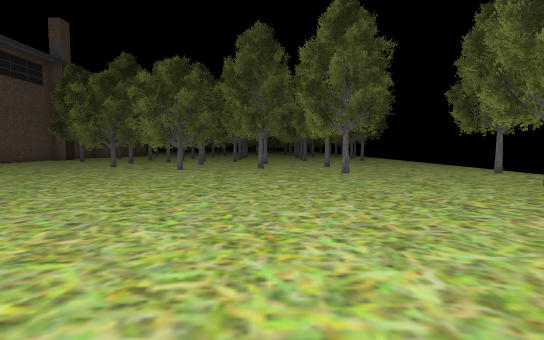
View 1 (above)

19 first-person views from a walk through a 3-D level made in the Unity game engine. The camera is 1.3 m above the floor, tilts 4° down and sees 80° across. The floor is counted in squares, 2 m on a side. Each view is taken from the middle of a square. On the plan, view 1 faces up. The plan holds only what a view shows up to about 10 squares ahead; the rest is blank. The place goes on beyond the plan. The player character is not drawn. Some animated figures are not drawn.

View 2
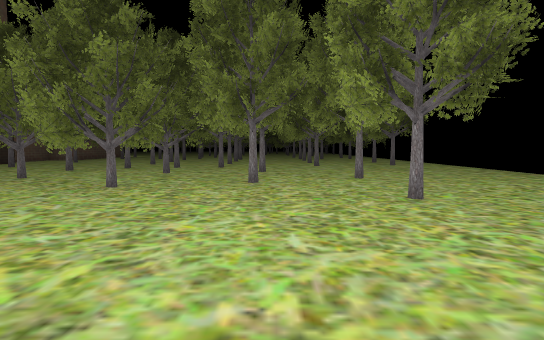

View 3
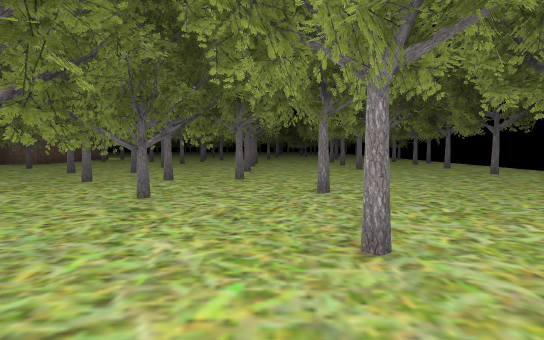

View 4
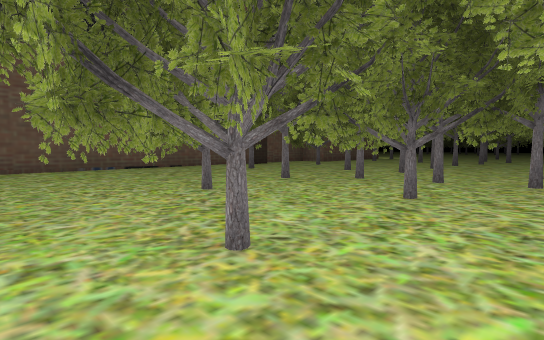

View 5
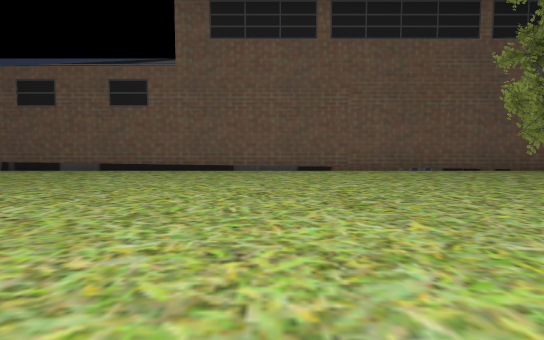

View 6
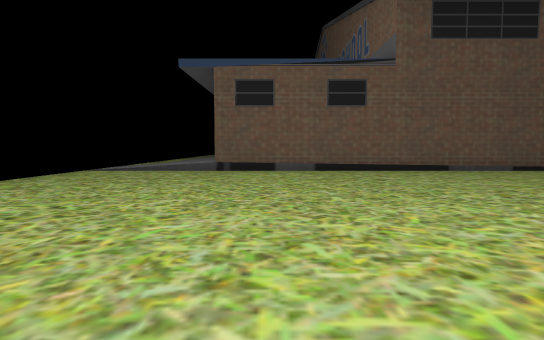

View 7
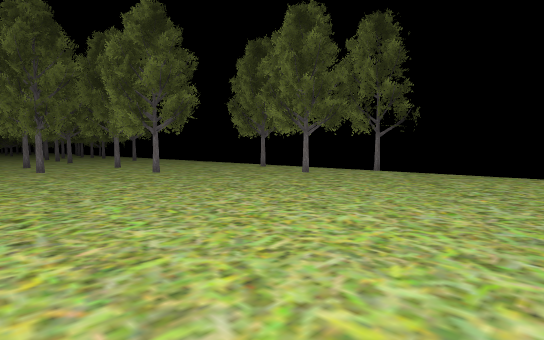

View 8
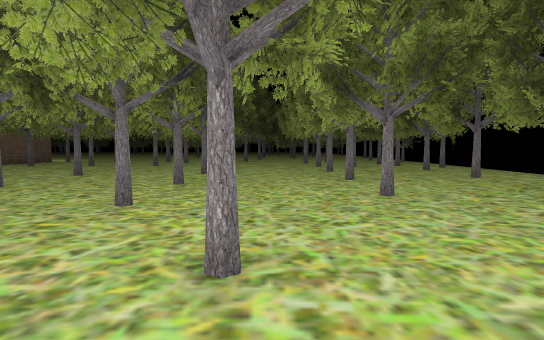

View 9
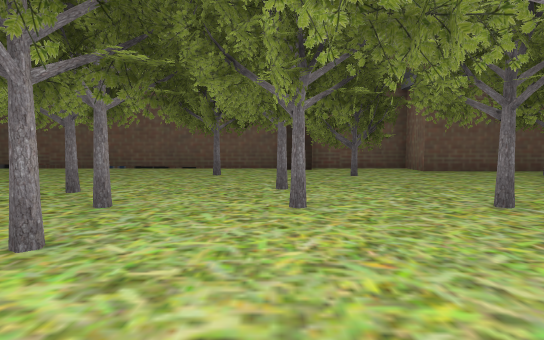

View 10
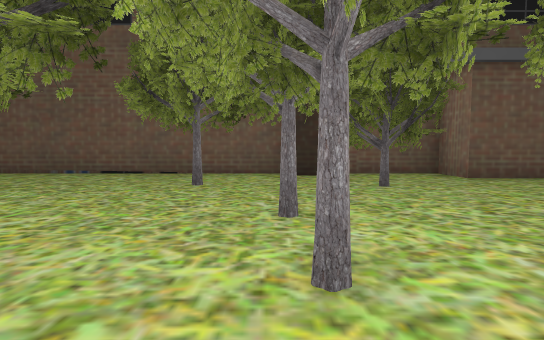

View 11
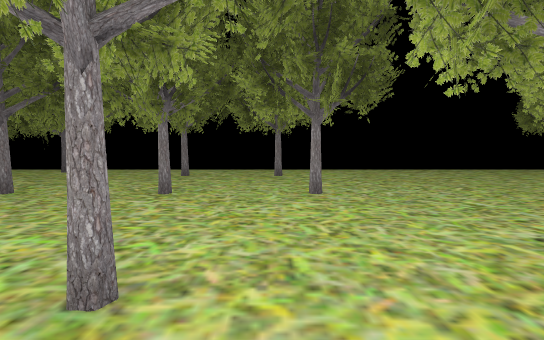

View 12
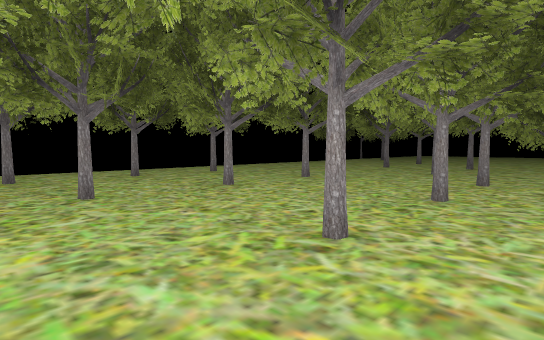

View 13
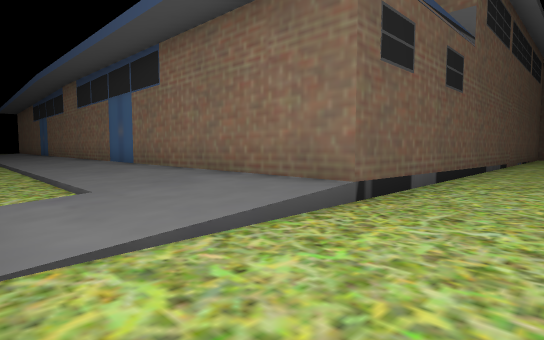

View 14
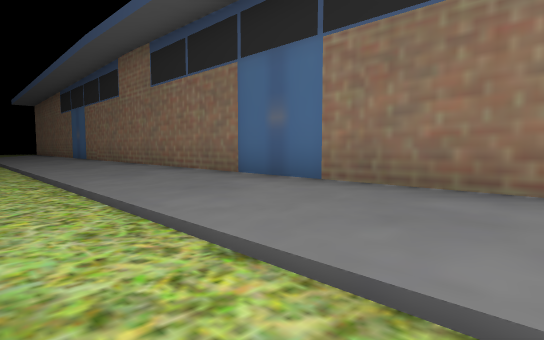

View 15
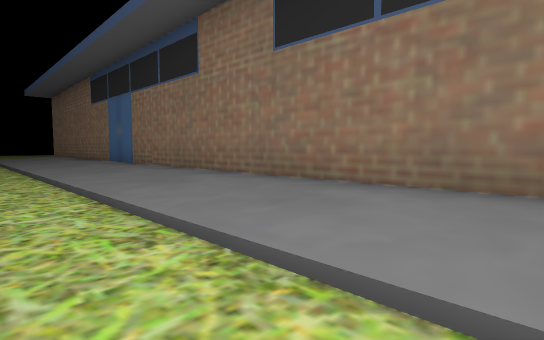

View 16
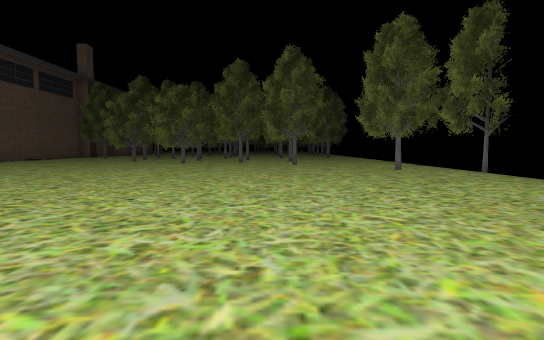

View 17
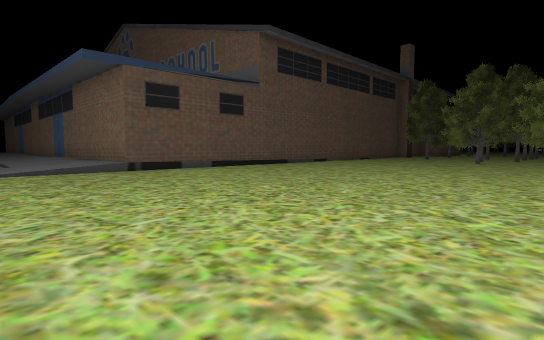

View 18
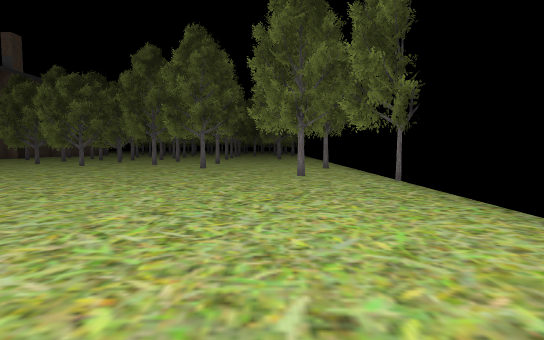

View 19
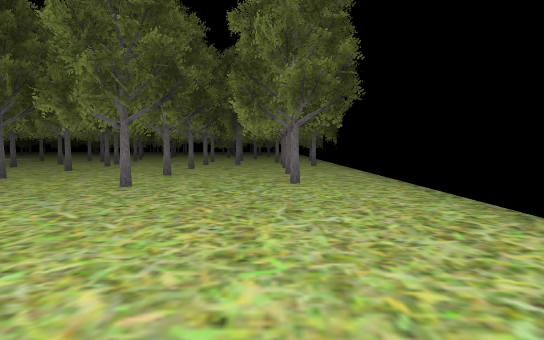

### Floor plan
Key: @ floor where view 1 was taken; # wall or solid block; . main floor; : floor 0.5 m higher than the main floor; / step, stairs or slope; = window, fence, low wall or low ledge; O other object.
Columns run from 29 left of view 1 to 7 right of it. Each row starts with its distance up from view 1.
 21                   ##.O... . =...O. =#
 20                   #.....O=....O=.O..#
 19                   #.=...O=.O........#
 18                   #.OO=..=....O=.O..
 17                   #.OO.....O=.O=....
 16                   #...O=O.....O=.O=.
 15                   #.O=...=.O=.O=....#
 14                   #.....OOO=........
 13                   #....O.=O.==......
 12                   #....O==OO.O......
 11                   #....OO......=....
 10                   #.....O=.OOO.O....
  9                   #.......OOO.......
  8                   #...........O=..OO
  7                   #................
  6                   #...............=.
  5                   #..............O=.O
  4                   #................O=
  3                   #................=#
  2                   #.................
  1                   #.................
  0 ###################..........@......
 -1 ::::::::::::::::::/................
 -2 ///////////////////...............
 -3 ................///......... ...
 -4      .......................  .

Positions as (right, up) in squares from view 1, and headings:
1: (0, 0), facing up
2: (0, 4), facing up
3: (-1, 8), facing up
4: (-1, 8), facing up-left
5: (-2, 7), facing left
6: (-2, 1), facing left
7: (-2, 0), facing up-right
8: (0, 11), facing up
9: (-1, 16), facing left
10: (-3, 16), facing left
11: (-3, 16), facing right
12: (-3, 21), facing down-right
13: (-9, -4), facing up-left
14: (-15, -4), facing up-left
15: (-19, -4), facing up-left
16: (1, -4), facing up
17: (-2, -4), facing up-left
18: (4, -2), facing up
19: (4, 10), facing up
